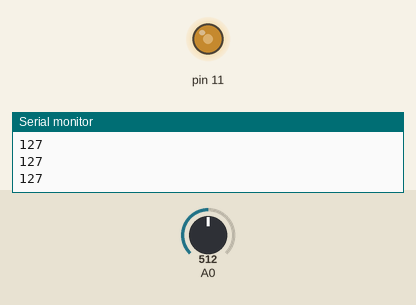
Recording of a sketch running on a simulated Arduino Uno, built with avr-gcc and run on an emulated ATmega328P. Shown: output pins drawn as LEDs (lit = HIGH), the last lines printed to the serial monitor. The test bench sets the inputs (shaded band); at power-on: A0 = 512.

Above: at 1.2 s.
1.3 s: A0 set to 716
At 2.2 s:
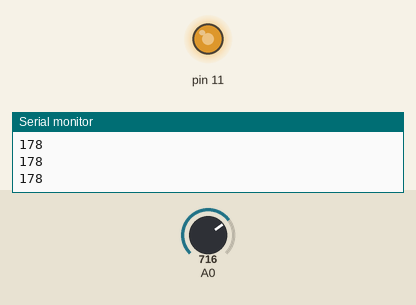
2.8 s: A0 set to 900
At 3.4 s:
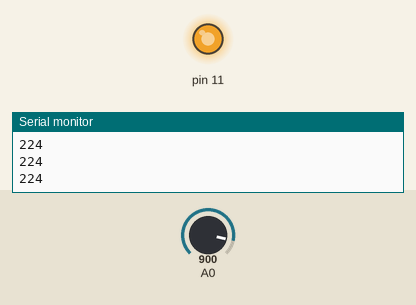
4.3 s: A0 set to 122
At 5.5 s:
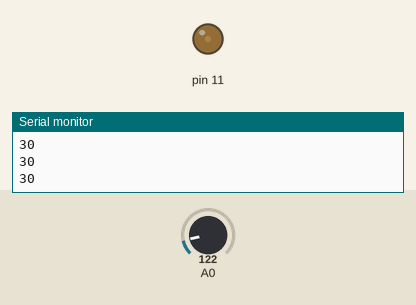
5.8 s: A0 set to 0
At 6.8 s:
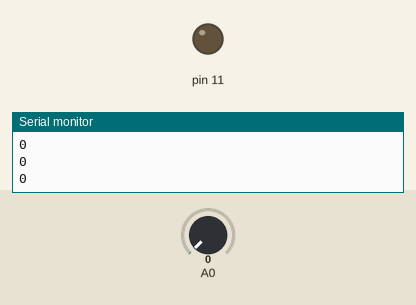
7.3 s: A0 set to 511
At 7.9 s:
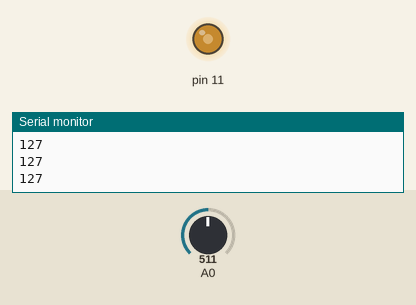
Timing chart, 0 to 9.8 s (numbered marks = the images above; inputs shaded):
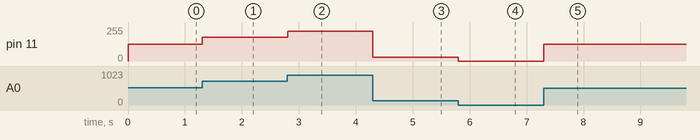

Measured:
- after the input at 1.3 s, pin 11: 127/255 → 178/255 at once
- after the input at 2.8 s, pin 11: 178/255 → 224/255 at once
- after the input at 4.3 s, pin 11: 224/255 → 30/255 at once
- after the input at 5.8 s, pin 11: 30/255 → 0/255 at once
- after the input at 7.3 s, pin 11: 0/255 → 127/255 at once

The sketch:

potentiometer1.ino
```cpp
void setup()
{
  Serial.begin(9600);
  pinMode(11,OUTPUT);
  pinMode(A0,INPUT);
}

void loop()
{
  int a = analogRead(A0);
  //Serial.println(a);
  /*analogWrite(11,255);
  delay(500);
  analogWrite(11,20);
  delay(500);*/
  int b = map(a,0,1023,0,255);
  analogWrite(11,b);
  Serial.println(b);
}
```
